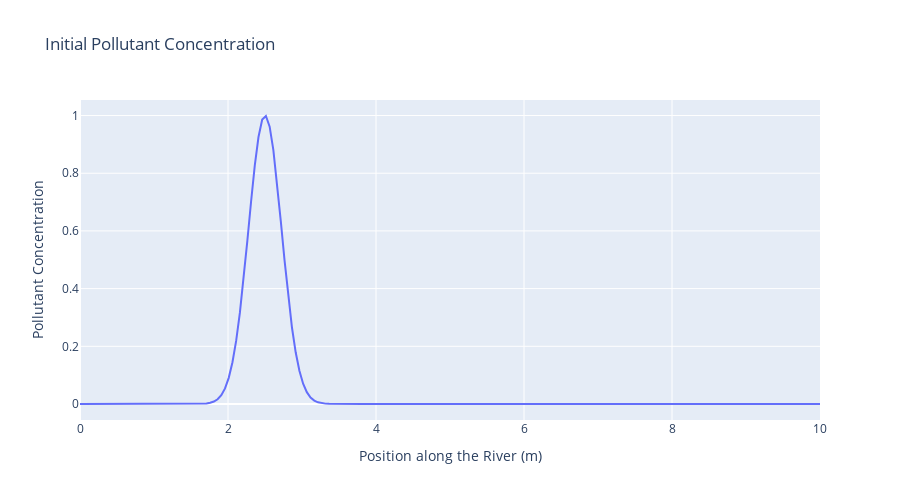

The cell this chart's notebook holds for it:
### Markdown cell above
In mathematics, the convergence condition by Courant–Friedrichs–Lewy (CFL) is a necessary condition for convergence while solving certain partial differential equations (usually hyperbolic PDEs) numerically. It arises in the numerical analysis of explicit time integration schemes, when these are used for the numerical solution. As a consequence, the time step must be less than a certain upper bound, given a fixed spatial increment, in many explicit time-marching computer simulations; otherwise, the simulation produces incorrect or unstable results. The condition is named after Richard Courant, Kurt Friedrichs, and Hans Lewy who described it in their 1928 paper.[1]

https://en.wikipedia.org/wiki/Courant%E2%80%93Friedrichs%E2%80%93Lewy_condition

### Code cell
# Initial Pollutant Concentration
fig = go.Figure()

fig.add_trace(go.Scatter(
    x=x,
    y=rho,
    mode='lines',
    name='Initial Density'
))

fig.update_layout(
    title='Initial Pollutant Concentration',
    xaxis_title='Position along the River (m)',
    yaxis_title='Pollutant Concentration',
    autosize=True,
    height=500
)

html_fig = fig.to_html(full_html=False, include_plotlyjs='cdn')
HTML(html_fig)

### Figure 1 — Plotly figure (JSON) as saved in the notebook; plotly's stock layout.template omitted (floating-point values rounded to 4 significant figures; data arrays with more than 128 entries replaced by an {"elided": "..."} marker saying what was removed)
{"data": [{"mode": "lines", "name": "Initial Density", "type": "scatter", "x": {"elided": "200 float values"}, "y": {"elided": "200 float values"}}], "layout": {"autosize": true, "height": 500, "title": {"text": "Initial Pollutant Concentration"}, "xaxis": {"title": {"text": "Position along the River (m)"}}, "yaxis": {"title": {"text": "Pollutant Concentration"}}}}
